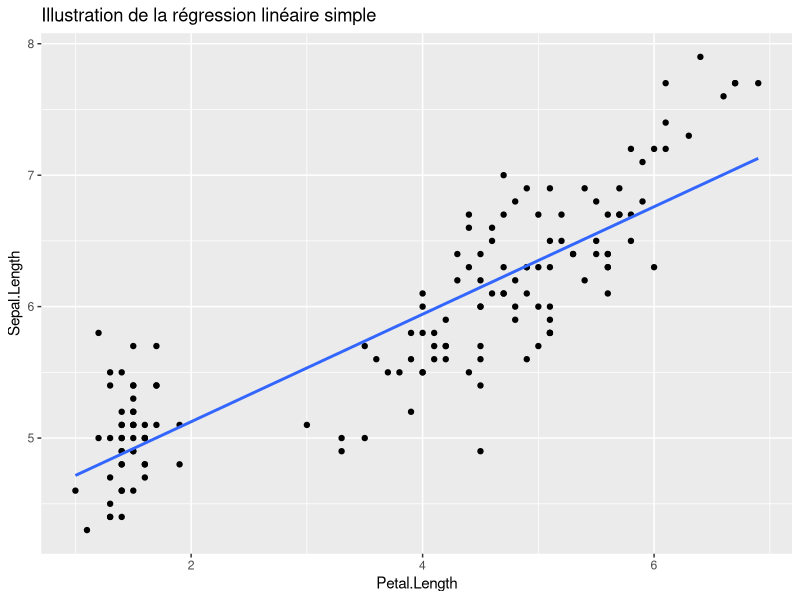
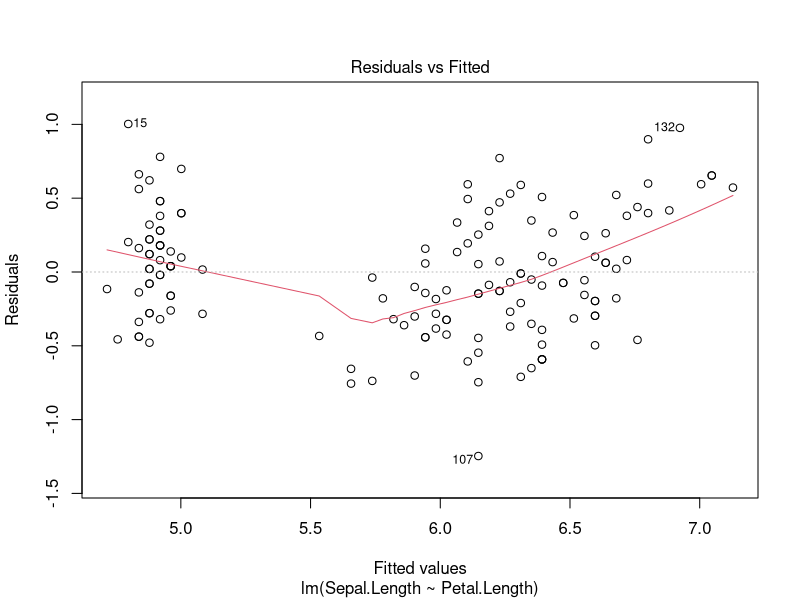
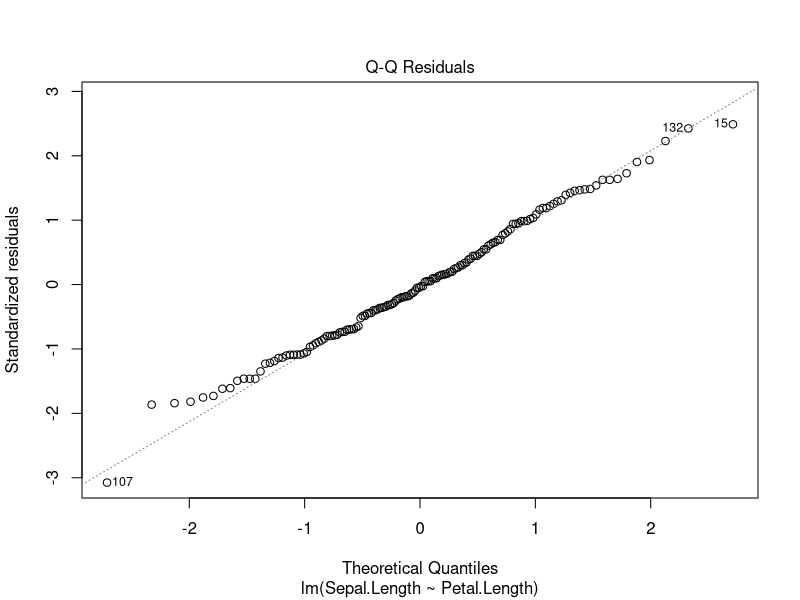
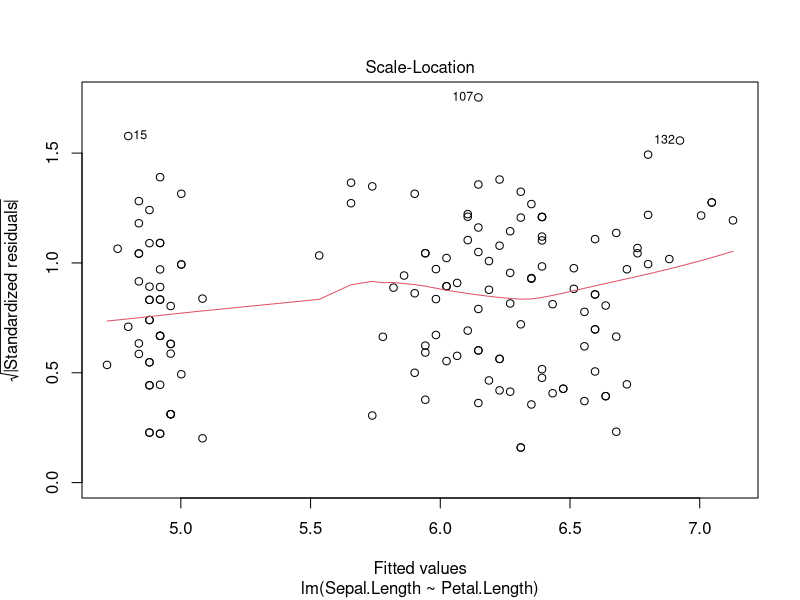
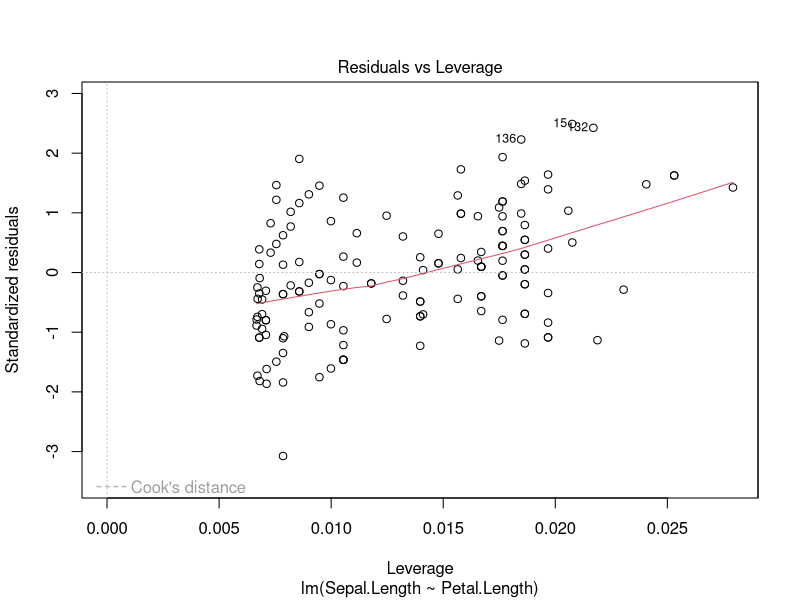

Write R code to recreate these figures, in order.
## ---- chunk 1
v1 <- seq(1 : 10)
v2 <- c ("lundi", "mardi", "mercredi", "jeudi",
        "vendredi", "samedi", "dimanche")
## ---- chunk 2
m <- matrix (v1, nrow = 10, ncol = 7)
l <- list (v1, v2, m)
## ---- chunk 3
v1
print (v2)
typeof (v2) # Permet de visualiser le type 
dim (m)
str (l)    # Permet de visualiser les attributs 
## ---- chunk 4

calcul_IMC <- function (poids, taille)
{
  ## La taille est exprimée en mètres
  imc <- poids / taille ^ 2
  return (imc)
}
calcul_IMC (poids = 80, taille = 1.89)
calcul_IMC (poids = 60, taille = 1.55)
## ---- chunk 5
diag_IMC <- function(poids,taille)
{
  imc <- poids / taille ^ 2
  if (imc < 18.5) {diag <- "maigre"}
  else if (imc < 25) {diag <- "normal"}
       else {diag <- "surpoids"}
  return (diag)
}
diag_IMC (poids=60,taille=1.89)
diag_IMC (poids=80,taille=1.89)
diag_IMC (poids=80,taille=1.55)
## ---- chunk 6
for (pp in seq(from = 50, to = 100, by = 5))
{
  print(paste ("Taille = 1,70m, poids =", pp, "Diagnotic :",
               diag_IMC (poids = pp, taille = 1.70)))
}
## ---- chunk 7
rm (list = ls ())

x <- c (1, 160, 2, 9, 60)
x1 <- c("Je", "programme", "en", "R") # Guillemets pour indiquer que c'est une variable textuelle
y <- seq (from = 1, to = 10, by = 1)
z <- rep (x = 1, times = 100)
x <- rnorm (n = 30)

# création de vecteurs avec la fonction c() = combine
v1 <- c( 3, 4, 12, 15, 32, 6, 1, 2, 3, 9)

# avec la fonction seq() = sequence, généralisation de la syntaxe ci-dessus
v2 <- seq(from = 1 , to = 15 , by = 1.5)

# syntaxe équivalente mais préférable car plus lisible :

v2b <- seq (from=1, to=15, by=1.5)
v3 <- 1:10

# avec la fonction rep() = répétition
v4 <- rep (x = 4, times = 10)

# ces commandes peuvent être combinées. Pratique pour créer des variables "facteur"
v5 <- rep (x = c(3, 4, 1.2, 8, 9), times = 2)
v6 <- rep (x = 1:5, times = 2)

# vecteurs de type texte ou factor
vtaille <- rep (x = c ("S", "L"), times = 5)
vtaille <- factor (vtaille)

# concaténation de vecteurs
gtaille <- paste("X", vtaille, sep = "")
gtaille <- factor (gtaille)
toutes_taille <- c (as.character (vtaille), as.character (gtaille)) 
toutes_taille <- as.factor (toutes_taille)
levels (toutes_taille)
## ---- chunk 8
dataf <- data.frame (vtaille, v1, v2, v3, v4, v5, v6)
liste <- list (vtaille, v1, v2, v3, v4, v5, v6)
names(liste) <- c ("vtaille", "v1", "v2", "v3", "v4", "v5", "v6")

dataf$vtaille
liste$vtaille
rm (dataf, vtaille, v1, v2, v2b, v3, v4, v5, v6)
## ---- chunk 9
mat <- matrix(rnorm(50), ncol = 5, nrow = 10)
arr <- array(rnorm(150),dim = c(10,5,3))
mat
arr
## ---- chunk 10
apply(mat, MARGIN = 1, FUN=mean)
## ---- chunk 11
apply(mat, MARGIN = 2, FUN=mean)
## ---- chunk 12
apply (arr, MARGIN = 3, FUN=mean)
apply (arr, MARGIN = c(2,3), FUN = mean)
## ---- chunk 13
mat [1,1]
mat [1,]
mat [,1]
arr [1,1,1]
arr [1,,]
arr [,,1]
## ---- chunk 14
str (liste [1])
str (liste [[1]])

liste["v6"]
liste[c("v6", "v5")]
## ---- chunk 15
library ("ggplot2")
reg <- lm (data = iris, formula = Sepal.Length ~ Petal.Length)
ggplot (data = iris, aes(x = Petal.Length, y = Sepal.Length)) +
  geom_point ()  +
  geom_smooth (method = "lm", se = FALSE) +
  ggtitle ("Illustration de la régression linéaire simple")
## ---- chunk 16
data ("iris")
str (iris)
## ---- chunk 17
lm (data = iris, formula = Sepal.Length ~ Petal.Length)
## ---- chunk 18
reg <- lm(data = iris, formula = Sepal.Length ~ Petal.Length)
str (reg)
summary (reg)
plot (reg)
